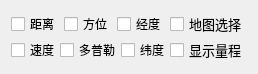
   <widget class="QWidget" name="verticalLayoutWidget_6">
    <property name="geometry">
     <rect>
      <x>1030</x>
      <y>60</y>
      <width>253</width>
      <height>44</height>
     </rect>
    </property>
    <layout class="QVBoxLayout" name="verticalLayout_15" stretch="3,1,3">
     <property name="spacing">
      <number>0</number>
     </property>
     <item>
      <layout class="QHBoxLayout" name="horizontalLayout" stretch="3,1,3,1,3,1,4">
       <property name="spacing">
        <number>0</number>
       </property>
       <item>
        <widget class="QCheckBox" name="track_dispaly">
         <property name="text">
          <string>距离</string>
         </property>
        </widget>
       </item>
       <item>
        <spacer name="horizontalSpacer_65">
         <property name="orientation">
          <enum>Qt::Horizontal</enum>
         </property>
         <property name="sizeHint" stdset="0">
          <size>
           <width>13</width>
           <height>17</height>
          </size>
         </property>
        </spacer>
       </item>
       <item>
        <widget class="QCheckBox" name="realpoint_display">
         <property name="text">
          <string>方位</string>
         </property>
        </widget>
       </item>
       <item>
        <spacer name="horizontalSpacer_64">
         <property name="orientation">
          <enum>Qt::Horizontal</enum>
         </property>
         <property name="sizeHint" stdset="0">
          <size>
           <width>13</width>
           <height>17</height>
          </size>
         </property>
        </spacer>
       </item>
       <item>
        <widget class="QCheckBox" name="GPS_display_2">
         <property name="sizePolicy">
          <sizepolicy hsizetype="Expanding" vsizetype="Expanding">
           <horstretch>0</horstretch>
           <verstretch>0</verstretch>
          </sizepolicy>
         </property>
         <property name="text">
          <string>经度</string>
         </property>
        </widget>
       </item>
       <item>
        <spacer name="horizontalSpacer_70">
         <property name="orientation">
          <enum>Qt::Horizontal</enum>
         </property>
         <property name="sizeHint" stdset="0">
          <size>
           <width>13</width>
           <height>17</height>
          </size>
         </property>
        </spacer>
       </item>
       <item>
        <widget class="QCheckBox" name="GPS_display_5">
         <property name="font">
          <font>
           <pointsize>10</pointsize>
          </font>
         </property>
         <property name="text">
          <string>地图选择</string>
         </property>
        </widget>
       </item>
      </layout>
     </item>
     <item>
      <spacer name="verticalSpacer_9">
       <property name="orientation">
        <enum>Qt::Vertical</enum>
       </property>
       <property name="sizeHint" stdset="0">
        <size>
         <width>20</width>
         <height>40</height>
        </size>
       </property>
      </spacer>
     </item>
     <item>
      <layout class="QHBoxLayout" name="horizontalLayout_26" stretch="3,1,4,1,0,1,5">
       <property name="spacing">
        <number>0</number>
       </property>
       <item>
        <widget class="QCheckBox" name="measurement_display">
         <property name="text">
          <string>速度</string>
         </property>
        </widget>
       </item>
       <item>
        <spacer name="horizontalSpacer_71">
         <property name="orientation">
          <enum>Qt::Horizontal</enum>
         </property>
         <property name="sizeHint" stdset="0">
          <size>
           <width>13</width>
           <height>17</height>
          </size>
         </property>
        </spacer>
       </item>
       <item>
        <widget class="QCheckBox" name="GPS_display_3">
         <property name="text">
          <string>多普勒</string>
         </property>
        </widget>
       </item>
       <item>
        <spacer name="horizontalSpacer_63">
         <property name="orientation">
          <enum>Qt::Horizontal</enum>
         </property>
         <property name="sizeHint" stdset="0">
          <size>
           <width>13</width>
           <height>17</height>
          </size>
         </property>
        </spacer>
       </item>
       <item>
        <widget class="QCheckBox" name="GPS_display_4">
         <property name="sizePolicy">
          <sizepolicy hsizetype="Expanding" vsizetype="Expanding">
           <horstretch>0</horstretch>
           <verstretch>0</verstretch>
          </sizepolicy>
         </property>
         <property name="text">
          <string>纬度</string>
         </property>
        </widget>
       </item>
       <item>
        <spacer name="horizontalSpacer_69">
         <property name="orientation">
          <enum>Qt::Horizontal</enum>
         </property>
         <property name="sizeHint" stdset="0">
          <size>
           <width>13</width>
           <height>17</height>
          </size>
         </property>
        </spacer>
       </item>
       <item>
        <widget class="QCheckBox" name="GPS_display_7">
         <property name="font">
          <font>
           <pointsize>10</pointsize>
          </font>
         </property>
         <property name="text">
          <string>显示量程</string>
         </property>
        </widget>
       </item>
      </layout>
     </item>
    </layout>
   </widget>
